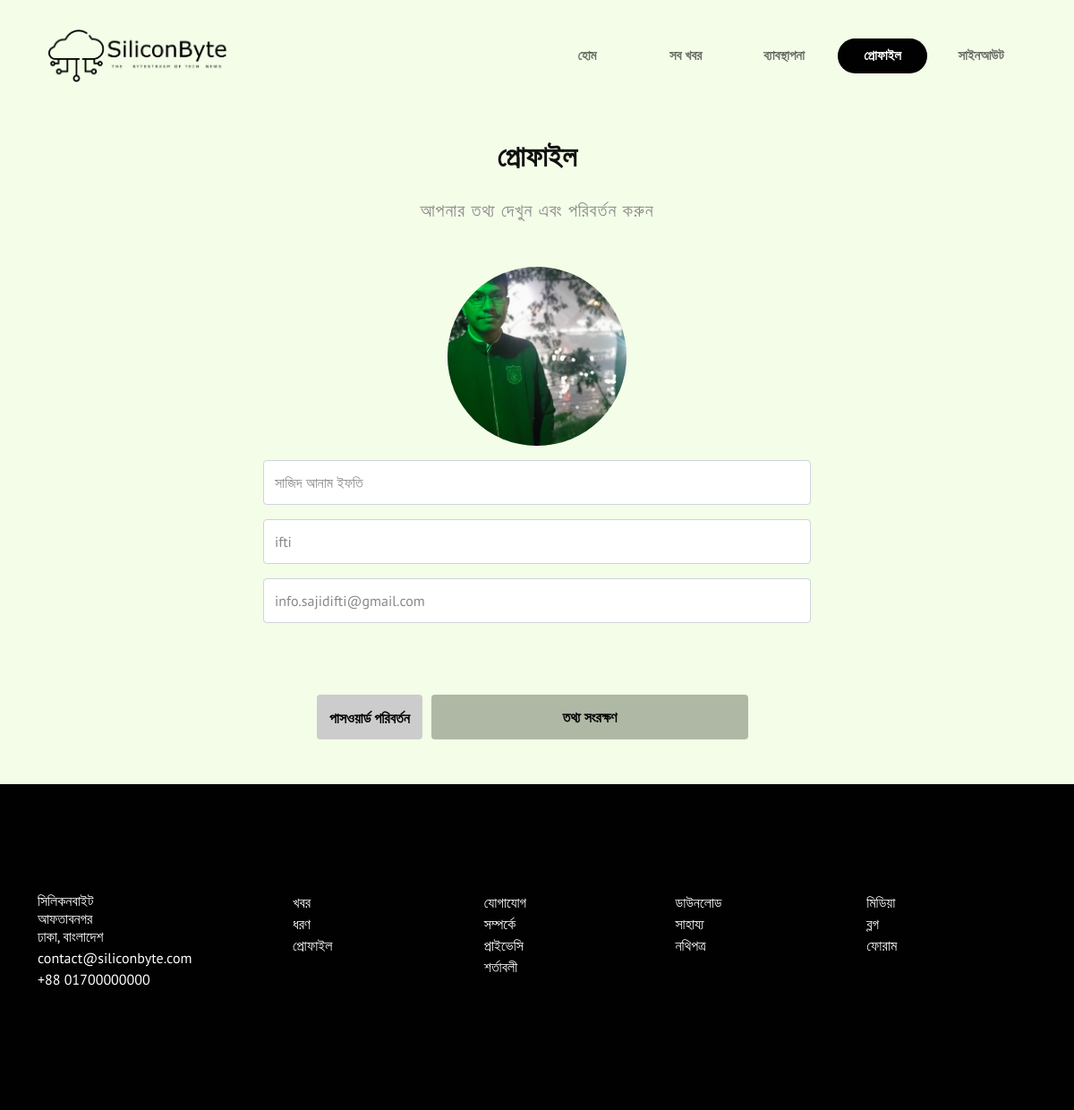
The app's page /profile.php (signed in) with its own data.
### tables this page shows
CREATE TABLE `users` (
  `user_id` int(11) NOT NULL,
  `fullname` varchar(255) DEFAULT NULL,
  `username` varchar(255) DEFAULT NULL,
  `email` varchar(255) DEFAULT NULL,
  `PASSWORD` varchar(255) DEFAULT NULL,
  `role` enum('admin','writer','reader') DEFAULT NULL,
  `profile_photo` varchar(255) DEFAULT NULL
);

### profile.php (the view, shortened to what this page needs)
<?php
include('db-connection.php');
$user_id = $_SESSION['user_id'];
$sql = "SELECT fullname, username, email, profile_photo FROM Users WHERE user_id = ?";
$stmt = $conn->prepare($sql);
$stmt->bind_param("i", $user_id);
$stmt->execute();
$result = $stmt->get_result();
if ($result->num_rows > 0) {
    $row = $result->fetch_assoc();
    $fullname = $row['fullname'];
    $username = $row['username'];
    $email = $row['email'];
} else {
    echo "User not found.";
}
?>
<!doctype html>
<html lang="en">
<head>
    <link rel="stylesheet" href="css/bootstrap.css">
    <link rel="stylesheet" href="css/style.css">
    <link rel="stylesheet" href="css/media.css">
</head>
<body>
    <header>
        <div class="container">
            <nav class="navbar navbar-expand-lg navbar-light">
                <div class="container-fluid">
                    <a class="navbar-brand" href="index.php">
                        <img src="images/stock/logo.png" class="img-fluid logo" alt="সিলিকনবাইট">
                    </a>
                    <div class="collapse navbar-collapse menu" id="nav_c">
                        <ul class="navbar-nav ms-auto mb-2 mb-lg-0">
                            <li class="nav-item">
                                <a class="nav-link" href="index.php">হোম</a>
                            </li>
                            <li class="nav-item">
                                <a class="nav-link" href="articles.php">সব খবর</a>
                            </li>
                            <?php if (isset($_SESSION['user_id'])): ?>
                                <?php if ($_SESSION['role'] == "admin"): ?>
                                    <li class="nav-item">
                                        <a class="nav-link" href="admin.php">ব্যাবস্থাপনা</a>
                                    </li>
                                <?php endif; ?>
                                <li class="nav-item">
                                    <a class="nav-link active-link" href="profile.php">প্রোফাইল</a>
                                </li>
                                <li class="nav-item">
                                    <a class="nav-link" href="signout.php">সাইনআউট</a>
                                </li>
                            <?php endif; ?>
                        </ul>
                    </div>
                </div>
            </nav>
        </div>
    </header>
    <section class="custom-form-section" id="signin">
        <div class="container">
            <div class="row justify-content-center">
                <div class="col-lg-9">
                    <div class="c_title text-center">
                        <h1 class="c_h1 yellow form-title">প্রোফাইল</h1>
                        <p class="c_p ash">আপনার তথ্য দেখুন এবং পরিবর্তন করুন</p>
                    </div>
                </div>
            </div>
            <div class="row justify-content-center">
                <div class="col-lg-10">
                    <div class="c_form">
                        <form method="POST" action="updateprofile.php" enctype="multipart/form-data">
                            <div class="row g-3 justify-content-center">
                                <div class="col-lg-8 col-md-8 d-flex justify-content-center align-items-center">
                                    <div id="image-preview-wrapper">
                                        <label for="profile-picture" id="image-preview-label">
                                            <img id="image-preview" src="#" alt="আপনার ফটো প্রিভিউ">
                                        </label>
                                    </div>
                                </div>
                                <div class="col-lg-8 col-md-8">
                                    <input type="name" class="form-control c_email" placeholder="আপনার পুরো নাম লিখুন"
                                        name="name" required value="<?php echo $fullname; ?>">
                                </div>
                                <div class="col-lg-8 col-md-8">
                                    <input type="username" class="form-control c_email"
                                        placeholder="আপনার ইউজারনেম লিখুন" name="username" required
                                        value="<?php echo $username; ?>">
                                </div>
                                <div class="col-lg-8 col-md-8">
                                    <input type="email" class="form-control c_email"
                                        placeholder="আপনার ইমেইল ঠিকানাটি লিখুন" name="email" required
                                        value="<?php echo $email; ?>">
                                </div>
                            </div>
                            <div class="col-lg-7 col-md-7 container-fluid">
                                <div class="button-container">
                                    <a type="submit" class="btn c_button alt-button" style="margin-top: 5rem;"
                                        href="password_page.php">পাসওয়ার্ড
                                        পরিবর্তন</a>
                                    <button type="submit" class="btn c_button" style="margin-top: 5rem;">তথ্য
                                        সংরক্ষণ</button>
                                </div>
                            </div>
                        </form>
                    </div>
                </div>
            </div>
        </div>
    </section>
    <footer>
        <div class="container">
            <div class="row">
                <div class="col-lg-3 col-md-4 col-12">
                    <address class="f_1">
                        <p>সিলিকনবাইট<br>আফতাবনগর<br>ঢাকা, বাংলাদেশ</p>
                        <p>contact@siliconbyte.com</p>
                        <p>+88 01700000000</p>
                    </address>
                </div>
                <div class="col-lg col-md col-6">
                    <div class="f_2">
                        <ul class="list-unstyled">
                            <li> <a href="#">খবর</a></li>
                            <li> <a href="#">ধরণ</a></li>
                            <li> <a href="#">প্রোফাইল</a></li>
                        </ul>
                    </div>
                </div>
                <div class="col-lg col-md col-6">
                    <div class="f_2">
                        <ul class="list-unstyled">
                            <li> <a href="#">যোগাযোগ</a></li>
                            <li> <a href="#">সম্পর্কে</a></li>
                            <li> <a href="#">প্রাইভেসি</a></li>
                            <li> <a href="#">শর্তাবলী</a></li>
                        </ul>
                    </div>
                </div>
                <div class="col-lg col-md col-6">
                    <div class="f_2">
                        <ul class="list-unstyled">
                            <li> <a href="#">ডাউনলোড</a></li>
                            <li> <a href="#">সাহায্য</a></li>
                            <li> <a href="#">নথিপত্র</a></li>
                        </ul>
                    </div>
                </div>
                <div class="col-lg col-md col-6">
                    <div class="f_2">
                        <ul class="list-unstyled">
                            <li> <a href="#">মিডিয়া</a></li>
                            <li> <a href="#">ব্লগ</a></li>
                            <li> <a href="#">ফোরাম</a></li>
                        </ul>
                    </div>
                </div>
            </div>
        </div>
    </footer>
</body>
</html>

### css/style.css (style rules this page uses)
body { font-family: "PT Sans", sans-serif; font-size: 16px; font-weight: 400; color: #898989; background-color: #f3fde8; }
header { padding: 20px 0; }
.logo { max-width: 200px; display: inline-block; }
.menu ul li a { font-size: 15px; font-weight: 700; color: #010101; margin-left: 10px; width: 100px; transition: 0.5s !important; border-radius: 30px; text-align: center; }
.active-link { color: white !important; background-color: #010101 !important; }
.c_h1 { font-size: 32px; font-weight: 700; color: #010101; }
.c_p { font-size: 20px; color: #313841; line-height: 24px; letter-spacing: 1px; }
.c_p { color: #313841; }
.yellow { color: #f3fde8; }
.ash { color: #898989; }
.c_form { margin: 35px 0 50px; }
.c_email { width: 100%; height: 50px; font-family: "PT Sans", sans-serif; font-size: 16px; font-weight: 400; color: #898989; }
.c_button { width: 100%; height: 50px; font-family: "PT Sans", sans-serif; font-size: 16px; font-weight: 700; color: #010101; text-transform: uppercase; background-color: #afb8a5; cursor: pointer; transition: 0.3s; border: 2px solid #afb8a5; }
.alt-button { background-color: #ccc; border: 2px solid #ccc; width: fit-content; margin-right: 10px; text-align: center; padding-top: 12px; }
footer { background-color: #010101; padding-bottom: 120px; padding-top: 120px; }
.f_1 p { color: white; margin-bottom: 4px; line-height: 20px; }
.f_2 ul li a { text-decoration: none; color: white; transition: 0.3s; }
.custom-form-section { min-height: 60vh; }
.form-title { color: #101010; margin-bottom: 30px; margin: 30px; }
#image-preview-label { display: flex; align-items: center; justify-content: center; background-color: #ccc; width: 200px; height: 200px; border-radius: 50%; cursor: pointer; }
#image-preview { max-width: none; max-height: none; display: none; width: 100%; height: 100%; object-fit: cover; }
#image-preview-wrapper { width: 200px; height: 200px; overflow: hidden; border-radius: 50%; }
.button-container { display: flex; justify-content: space-between; }
.button-container button { flex: 1; margin-right: 10px; }

### records on screen
users: name "সাজিদ আনাম ইফতি", username "ifti", email "info.sajidifti@gmail.com"
